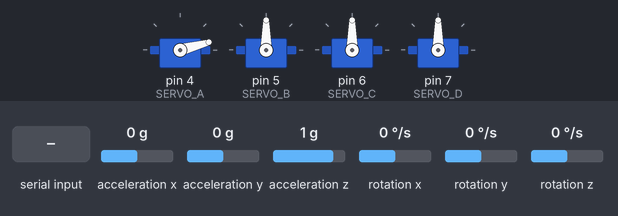
Bench run of a sketch on a simulated Arduino Uno, built with avr-gcc and run on an emulated ATmega328P. On the bench: 4 × servo. Wiring (inferred from the names in the program): MPU-9250 motion sensor at I2C address 0x68. The inputs (shaded band) are chosen by the test bench; at power-on: acceleration x 0 g, acceleration y 0 g, acceleration z 1 g, rotation x 0 °/s, rotation y 0 °/s, rotation z 0 °/s. What the sketch prints to the serial monitor is not drawn.

Above: at 1.2 s.
1.3 s: "a;" received over the second serial link
At 2.68 s:
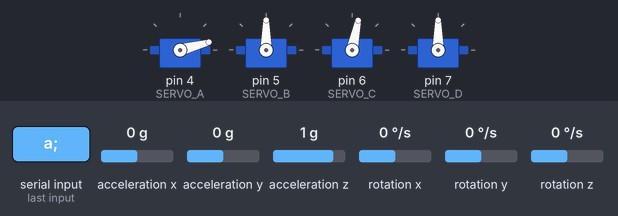
4.3 s: "8;" received over the second serial link
At 4.92 s:
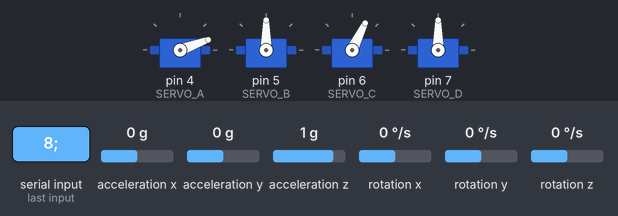
7.3 s: "y;" received over the second serial link
At 10.1 s:
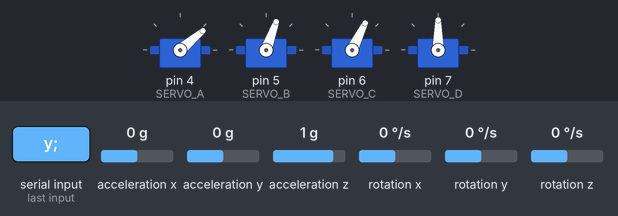
10.3 s: "4;" received over the second serial link
At 11.75 s:
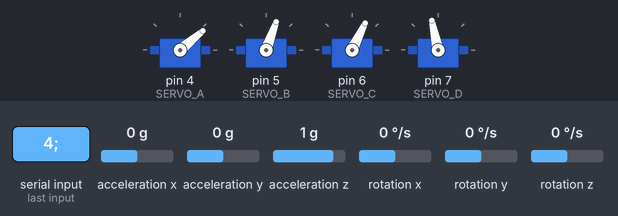
13.3 s: "200;" received over the second serial link
At 13.39 s:
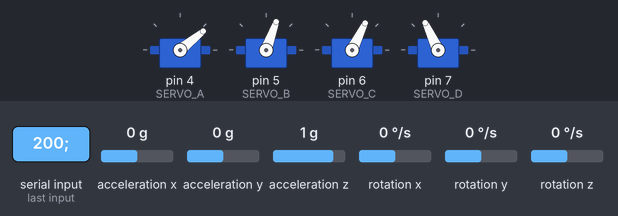
16.3 s: "x;" received over the second serial link
At 16.45 s:
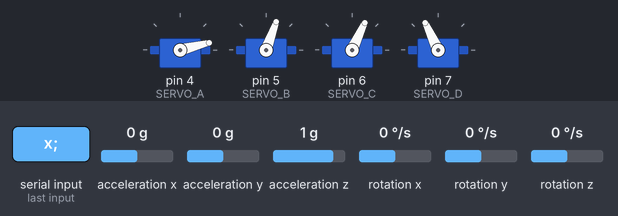
Timing chart, 0 to 22.1 s (numbered marks = the images above; inputs shaded):
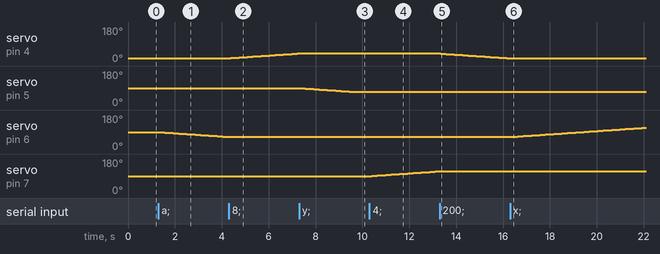

Measured:
- after the input at 1.3 s, servo on pin 6 (SERVO_C): moves from 90° to 64° over 2.9 s, starting at once
- after the input at 4.3 s, servo on pin 4 (SERVO_A): moves from 15° to 40° over 2.8 s, starting after 0.09 s; servo on pin 6 (SERVO_C): stays 64° (without the input it goes to 63° after 0.09 s)
- after the input at 7.3 s, servo on pin 4 (SERVO_A): stays 40° (without the input it goes to 41° after 0.03 s); servo on pin 5 (SERVO_B): moves from 90° to 70° over 2.2 s, starting at once
- after the input at 10.3 s, servo on pin 7 (SERVO_D): moves from 90° to 115° over 2.8 s, starting after 0.10 s
- after the input at 13.3 s, servo on pin 4 (SERVO_A): moves from 40° to 14° over 2.9 s, starting at once; servo on pin 7 (SERVO_D): stays 115° (without the input it goes to 116° after 0.04 s)
- after the input at 16.3 s, servo on pin 4 (SERVO_A): stays 14° (without the input it goes to 13° after 0.10 s); servo on pin 6 (SERVO_C): moves from 64° to 113° over 5.6 s, starting after 0.10 s

The sketch:

braco_bluetooth_-_mpu9250.ino
```cpp
/*
 *
 * Author: Igor Fachini com alterações;
 *
 * Description: Movimentar servo motores utilizando bluetooth via app
 *  (disponível em: https://github.com/WickedBotz/BrinquedoIOT_Free-A/blob/master/Apk/CAB-Controle%20Arduino%20Bluetooth_Free.apk)
 *  do protótipo do braço robótico feito de madeira;
 *
 * Objetivo: Manipular o protótipo utilizando o módulo MPU 9250;
 *
 */

#include <SoftwareSerial.h>
#include <Servo.h>
#include "mpu9250.h"

SoftwareSerial serial1(11, 10); // RX, TX

#define SERVO_A 4
#define SERVO_B 5
#define SERVO_C 6
#define SERVO_D 7

Servo servo_a, servo_b, servo_c, servo_d;

String data = "0";
int a = 15, b = 90, c = 90, d = 90, time_servo = 15;

// MAPEAMENTO DIRECOES BRACO
//A FRENTE tras - cervo esquerda  < pra tras > pra frente
//b garra < abre > fecha
//c cima baixo - cervo direita < pra frente > pra tras
//d direita esquerda - cervo baixo < pra esquerda > pra direita

void setup()
{
  // put your setup code here, to run once:
  Serial.begin(9600);
  serial1.begin(9600);
  Wire.begin();

  Serial.println("Starting arm...");


  // Set accelerometers low pass filter at 5Hz
  I2CwriteByte(MPU9250_ADDRESS,29,0x06);
  // Set gyroscope low pass filter at 5Hz
  I2CwriteByte(MPU9250_ADDRESS,26,0x06);


  // Configure gyroscope range
  I2CwriteByte(MPU9250_ADDRESS,27,GYRO_FULL_SCALE_1000_DPS);
  // Configure accelerometers range
  I2CwriteByte(MPU9250_ADDRESS,28,ACC_FULL_SCALE_4_G);


  servo_a.attach(SERVO_A);
  servo_b.attach(SERVO_B);
  servo_c.attach(SERVO_C);
  servo_d.attach(SERVO_D);

  servo_a.write(a);
  servo_b.write(b);
  servo_c.write(c);
  servo_d.write(d);
}

void loop()
{
  // put your main code here, to run repeatedly:
  app_arm_control();

  readGA();
}

// Para controle manual, recebe a letra do servo e a posicao
// Ex: a20
void manual_arm_control()
{
  if (Serial.available())
  {
    data = Serial.readString();
    char option = data.charAt(0);
    data.remove(0, 1);
    int var = data.toInt();

    switch (option)
    {
    case 'a':
      var = constrain(var, 10, 120);
      Serial.print("SERVO_A = ");
      Serial.println(var);
      while (a != var)
      {
        if (a > var)
        {
          a--;
        }
        if (a < var)
        {
          a++;
        }
        servo_a.write(a);
        delay(time_servo);
      }
      break;
    case 'b':
      var = constrain(var, 70, 110);
      Serial.print("SERVO_B = ");
      Serial.println(var);
      while (b != var)
      {
        if (b > var)
        {
          b--;
        }
        if (b < var)
        {
          b++;
        }
        servo_b.write(b);
        delay(time_servo);
      }
      break;
    case 'c':
      var = constrain(var, 0, 140);
      Serial.print("SERVO_C = ");
      Serial.println(var);
      while (c != var)
      {
        if (c > var)
        {
          c--;
        }
        if (c < var)
        {
          c++;
        }
        servo_c.write(c);
        delay(time_servo);
      }
      break;
    case 'd':
      var = constrain(var, 10, 170);
      Serial.print("SERVO_D = ");
      Serial.println(var);
      while (d != var)
      {
        if (d > var)
        {
          d--;
        }
        if (d < var)
        {
          d++;
        }
        servo_d.write(d);
        delay(time_servo);
      }
      break;
    }
  }
}

//Para ser controlodo pelo app
void app_arm_control()
{
  if (serial1.available() > 0)
  {
    data = serial1.readStringUntil(';');
  }
  char direction = data.charAt(0);
  switch (direction)
  {
  case '8':
    if (a < 120)
    {
      a++;
      servo_a.write(a);
      delay(time_servo);
    }

    break;
  case '4':
    if (d < 170)
    {
      d++;
      servo_d.write(d);
      delay(time_servo);
    }

    break;
  case '6':
    if (d > 10)
    {
      d--;
      servo_d.write(d);
      delay(time_servo);
    }

    break;
  case '2':
    if (a > 10)
    {
      a--;
      servo_a.write(a);
      delay(time_servo);
    }

    break;
  case 'x':
    if (c < 140)
    {
      c++;
      servo_c.write(c);
      delay(time_servo);
    }

    break;
  case 'a':
    if (c > 0)
    {
      c--;
      servo_c.write(c);
      delay(time_servo);
    }

    break;

  case 'y':
    if (b > 70)
    {
      b--;
      servo_b.write(b);
      delay(time_servo);
    }

    break;
  case 'z':
    if (b < 110)
    {
      b++;
      servo_b.write(b);
      delay(time_servo);
    }

    break;
  }
}
```

mpu9250.h
```cpp
/*
 *
 * Author: Lulu's blog (www.lucidar.me). Adaptado por
 *
 * Description:
 *
 */


#include <Wire.h>


#define    MPU9250_ADDRESS            0x68

#define    GYRO_FULL_SCALE_250_DPS    0x00
#define    GYRO_FULL_SCALE_500_DPS    0x08
#define    GYRO_FULL_SCALE_1000_DPS   0x10
#define    GYRO_FULL_SCALE_2000_DPS   0x18

#define    ACC_FULL_SCALE_2_G        0x00
#define    ACC_FULL_SCALE_4_G        0x08
#define    ACC_FULL_SCALE_8_G        0x10
#define    ACC_FULL_SCALE_16_G       0x18


const int iLED = 13;


  /* :: Funcoes basicas :: */

// This function read Nbytes bytes from I2C device at address Address.
// Put read bytes starting at register Register in the Data array.
void I2Cread(uint8_t Address, uint8_t Register, uint8_t Nbytes, uint8_t* Data) {

  // Set register address
  Wire.beginTransmission(Address);
  Wire.write(Register);
  Wire.endTransmission();

  // Read Nbytes
  Wire.requestFrom(Address, Nbytes);
  uint8_t index=0;
  while (Wire.available())
    Data[index++]=Wire.read();
}


// Write a byte (Data) in device (Address) at register (Register)
void I2CwriteByte(uint8_t Address, uint8_t Register, uint8_t Data) {

  // Set register address
  Wire.beginTransmission(Address);
  Wire.write(Register);
  Wire.write(Data);
  Wire.endTransmission();
}


// ____________________________________
// :::  accelerometer and gyroscope :::


// Read accelerometer and gyroscope
void readGA() {

  uint8_t Buf[14];
  I2Cread(MPU9250_ADDRESS,0x3B,A4,Buf);

  // Create 16 bits values from 8 bits data

  /*
  // Accelerometer
  int16_t ax=-(Buf[0]<<8 | Buf[1]);
  int16_t ay=-(Buf[2]<<8 | Buf[3]);
  int16_t az=Buf[4]<<8 | Buf[5];
  */

  // Gyroscope
  int16_t gx = -(Buf[8]<<8 | Buf[9]);
  int16_t gy = -(Buf[10]<<8 | Buf[11]);
  int16_t gz = Buf[12]<<8 | Buf[13];


    // Display values
  /*
  // Accelerometer
  Serial.print (ax,DEC);
  Serial.print ("Ax\t");
  Serial.print (ay,DEC);
  Serial.print ("Ay\t");
  Serial.print (az,DEC);
  Serial.print ("Az\t");
  */

  // Gyroscope
  Serial.print (gx,DEC);
  Serial.print ("Gx\t");
  Serial.print (gy,DEC);
  Serial.print ("Gy\t");
  Serial.print (gz,DEC);
  Serial.print ("Gz\t");

  // End of line
  Serial.println("");
  delay(100);

}
```
